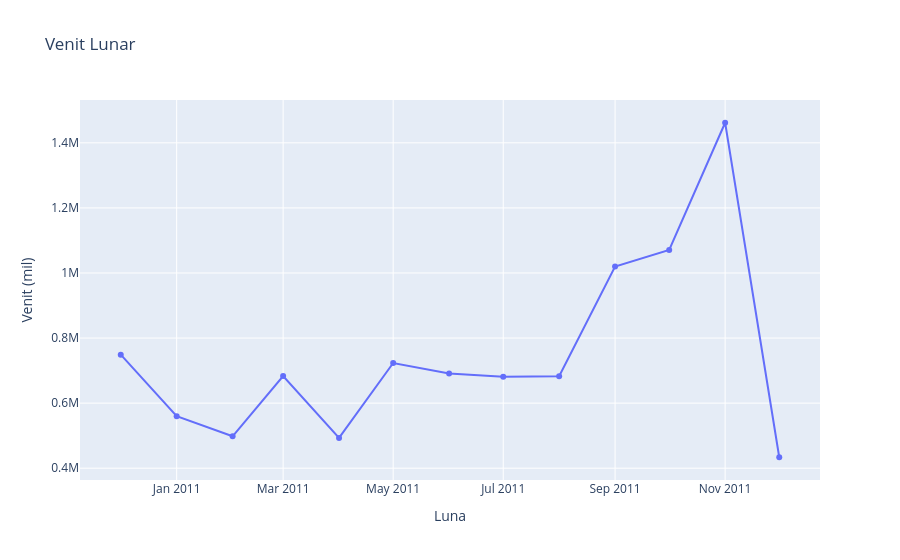

The notebook cell this image was saved under:
### Markdown cell above
Același grafic cu plotly:

### Code cell
import plotly.graph_objects as go

fig = go.Figure()

fig.add_trace(go.Scatter(
    x = df_sample.InvoiceMonth,
    y= df_sample.Revenue,
    mode = 'markers+lines'
    ))

fig.update_layout( 
    title = 'Venit Lunar',
    xaxis_title = 'Luna',
    yaxis_title = 'Venit (mil)')
fig.show()

fig.write_html('test.html')

### Figure 1 — Plotly figure (JSON) as saved in the notebook; plotly's stock layout.template omitted (floating-point values rounded to 4 significant figures)
{"data": [{"mode": "markers+lines", "type": "scatter", "x": ["2010-12", "2011-01", "2011-02", "2011-03", "2011-04", "2011-05", "2011-06", "2011-07", "2011-08", "2011-09", "2011-10", "2011-11", "2011-12"], "y": [749000.0, 560000.0, 498100.0, 683300.0, 493200.0, 723300.0, 691100.0, 681300.0, 682700.0, 1020000.0, 1071000.0, 1462000.0, 433700.0]}], "layout": {"title": {"text": "Venit Lunar"}, "xaxis": {"title": {"text": "Luna"}}, "yaxis": {"title": {"text": "Venit (mil)"}}}}
